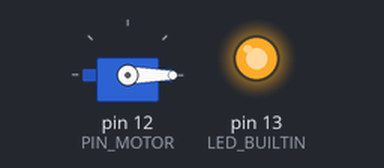
The sketch below on a simulated Arduino Uno, built with avr-gcc and run on an emulated ATmega328P. Parts: servo, output pins drawn as LEDs (lit = HIGH).

Above: at 0.05 s.
At 2.0 s:
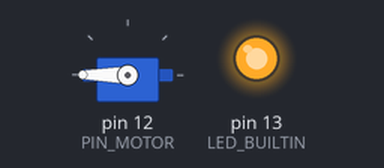
At 3.95 s:
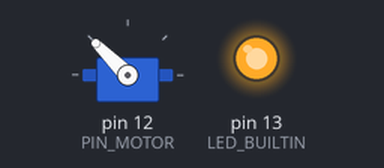
At 8.95 s:
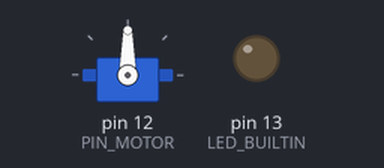
Timing chart, 0 to 11.7 s (numbered marks = the images above):
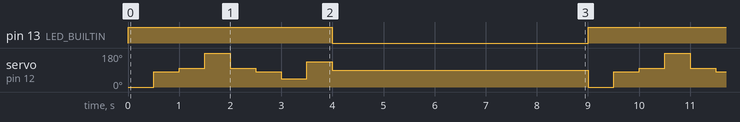

The sketch:

arduino_motor.ino
```cpp
#include "Motor.h"
#include "Led.h"

int PIN_MOTOR = 12;

Motor motor;
Led led;

void setup() {
  motor.Init(PIN_MOTOR, true);
  led.Init(LED_BUILTIN);
}

void loop() {
  led.Encender();
  motor.Adelante();
  delay(500);

  motor.Adelante(10);
  delay(500);

  motor.AdelanteDirecto(10);
  delay(500);

  motor.Atras();
  delay(500);

  motor.Atras(10);
  delay(500);

  motor.AtrasDirecto(10);
  delay(500);

  motor.Velocidad(50);
  delay(500);

  motor.Velocidad(-50);
  delay(500);

  led.Apagar();
  motor.Parar();
  delay(5000);
}
```

Led.cpp
```cpp
#include "Led.h"
#include <Arduino.h>

void Led::Init(int pin)
{
  this->_pin = pin;
  pinMode(pin, OUTPUT);
  this->Apagar();
}

void Led::Encender() const
{
  digitalWrite(_pin, HIGH);
}

void Led::Apagar() const
{
  digitalWrite(_pin, LOW);
}
```

Led.h
```cpp
#ifndef _LED_h
#define _LED_h

#include <Arduino.h>

class Led
{
  public:
    void Init(int pin); //pin al que está conectado el led
    void Encender() const;
    void Apagar() const;

  private:
    int _pin;
};

#endif
```

Motor.cpp
```cpp
#include "Motor.h"
#include <Servo.h>
#include <Arduino.h>

int ANGULO_MIN = 0;
int ANGULO_MAX = 180;
int ANGULO_STOP = 90;

int VELOCIDAD_MAX = 100;
int VELOCIDAD_MIN = 0;

int Motor::velocidadToAngulo(int velocidad) {
  return map(velocidad, VELOCIDAD_MIN, VELOCIDAD_MAX, ANGULO_MIN, ANGULO_STOP);
}

void Motor::Init(int pin) {
  this->_servo.attach(pin);
  this->_invertido = false;
}

void Motor::Init(int pin, bool invertido) {
  this->_servo.attach(pin);
  this->_invertido = invertido;
}

void Motor::Parar() const {
  _servo.write(ANGULO_STOP);
}

void Motor::AdelanteDirecto(int velocidad) const {
  if (velocidad >= VELOCIDAD_MIN and velocidad <= VELOCIDAD_MAX) {
    _servo.write(ANGULO_STOP + velocidadToAngulo(velocidad));
  } else {
    Parar();
  }
}

void Motor::Adelante(int velocidad) const {
  if (_invertido) {
    AtrasDirecto(velocidad);
  } else {
    AdelanteDirecto(velocidad);
  }
}

void Motor::Adelante() const {
  Adelante(VELOCIDAD_MAX);
}

void Motor::AtrasDirecto(int velocidad) const {
  if (velocidad >= VELOCIDAD_MIN and velocidad <= VELOCIDAD_MAX) {
    _servo.write(ANGULO_STOP - velocidadToAngulo(velocidad));
  } else {
    Parar();
  }
}

void Motor::Atras(int velocidad) const {
  if (_invertido) {
    AdelanteDirecto(velocidad);
  } else {
    AtrasDirecto(velocidad);
  }
}

void Motor::Atras() const {
  Atras(VELOCIDAD_MAX);
}

void Motor::Velocidad(int velocidad) const {
  if (velocidad > 0) {
    Adelante(velocidad);
  } else if (velocidad < 0) {
    Atras(abs(velocidad));
  } else {
    Parar();
  }
}
```

Motor.h
```cpp
#ifndef _MOTOR_h
#define _MOTOR_h

#include <Servo.h>

class Motor
{
  public:
    void Init(int pin); //pin al que se conecta la señal del servo
    void Init(int pin, bool invertido); //pin al que se conecta la señal del servo
    void Parar() const;
    void Adelante() const;
    void Adelante(int velocidad) const; //velocidad de 0 a 100
    void AdelanteDirecto(int velocidad) const;
    void Atras() const;
    void Atras(int velocidad) const; //velocidad de 0 a 100
    void AtrasDirecto(int velocidad) const;
    void Velocidad(int velocidad) const; //velocidad de -100 a 100

  private:
    Servo _servo;
    bool _invertido;
    int velocidadToAngulo(int velocidad);
};

#endif
```

Measured:
- by itself, pin 13 (LED_BUILTIN): alternates HIGH for 4.0 s and LOW for 5.0 s
- by itself, servo on pin 12 (PIN_MOTOR): repeats every 9.0 s: 99° 0.50 s, 180° 0.50 s, 99° 0.50 s, 81° 0.50 s, 45° 0.50 s, 135° 0.50 s, 90° 5.0 s, 0° 0.50 s, 81° 0.50 s
